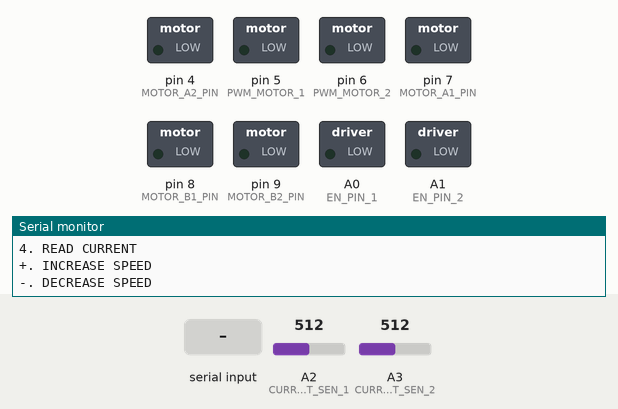
Simulated run of this sketch. Board: Arduino Uno, built with avr-gcc and run on an emulated ATmega328P. Shown: switched loads named in the sketch (green lamp = pin HIGH), the last lines printed to the serial monitor. Inputs (shaded band) come from the test bench; at power-on: A2 (CURRENT_SEN_1) = 512, A3 (CURRENT_SEN_2) = 512.

Above: at 1.2 s.
1.3 s: "1\n" received over Serial
At 2.3 s:
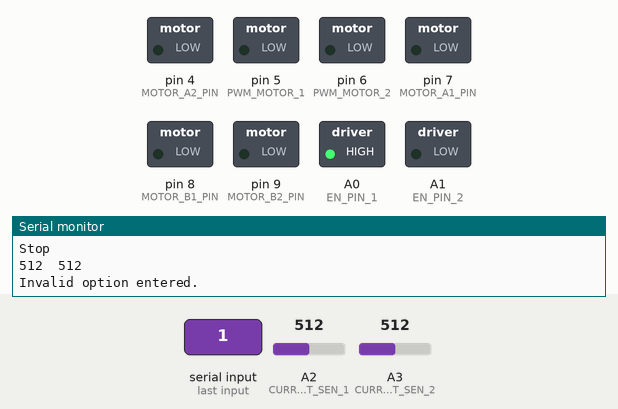
2.8 s: byte 50 ('2') received over Serial
At 3.4 s:
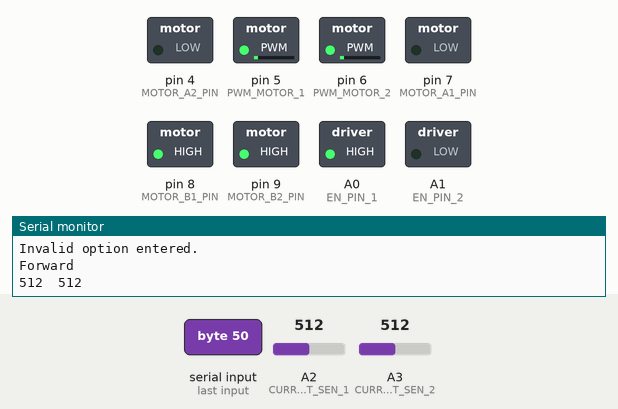
4.3 s: byte 51 ('3') received over Serial
At 5.5 s:
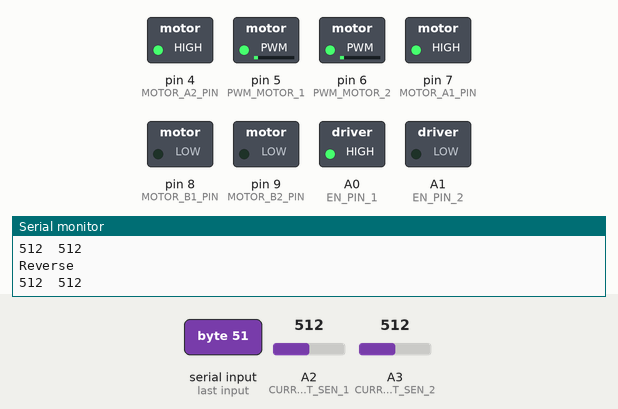
5.8 s: byte 43 ('+') received over Serial
At 6.9 s:
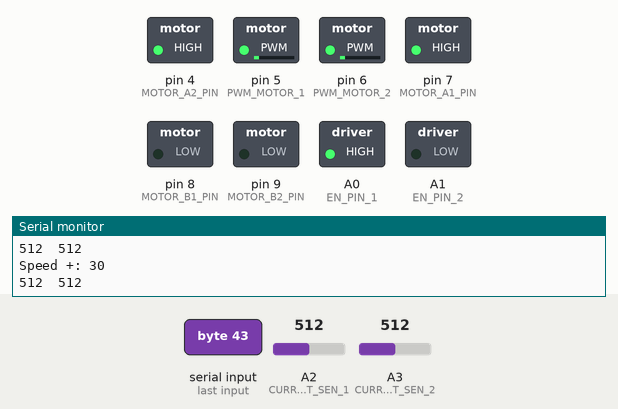
7.3 s: "+\n" received over Serial
At 8.0 s:
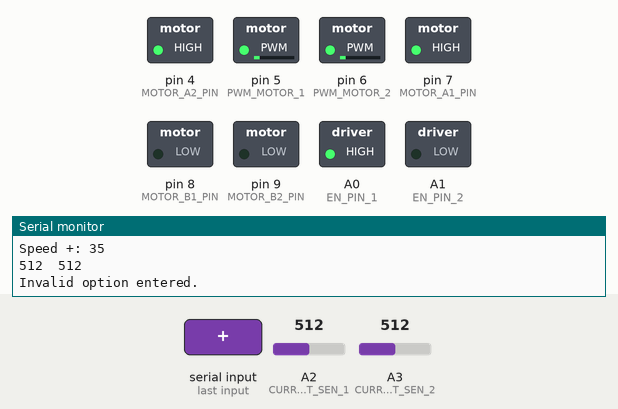
Timing chart, 0 to 9.8 s (numbered marks = the images above; inputs shaded):
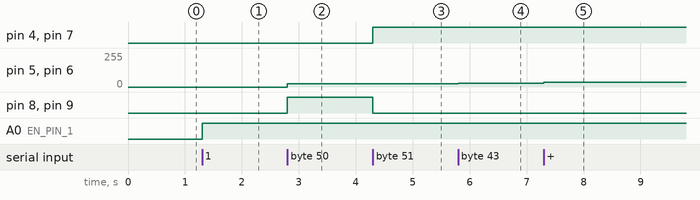

The sketch:

sparkfun_monster_moto_shield_1.ino
```cpp
/*
 * The shield that we are usign is the sparkfun monster moto shield
 * See the following link: https://www.sparkfun.com/products/10182
 * This sketch is taken from this website: http://www.instructables.com/id/Monster-Motor-Shield-VNH2SP30/
 */

#define BRAKE 0
#define CW    1
#define CCW   2
#define CS_THRESHOLD 15   // Definition of safety current (Check: "1.3 Monster Shield Example").

//MOTOR 1
#define MOTOR_1 0
#define EN_PIN_1 A0
#define MOTOR_A1_PIN 7
#define MOTOR_B1_PIN 8
#define PWM_MOTOR_1 5
#define CURRENT_SEN_1 A2

//MOTOR 2
#define MOTOR_2 1
#define EN_PIN_2 A1
#define MOTOR_A2_PIN 4
#define MOTOR_B2_PIN 9
#define PWM_MOTOR_2 6
#define CURRENT_SEN_2 A3

short usSpeed = 25;  //default motor speed
unsigned short usMotor_Status = BRAKE;

// SETUP /////////////////////////////////////////////////////////////////////
void setup()
{
  pinMode(MOTOR_A1_PIN, OUTPUT);
  pinMode(MOTOR_B1_PIN, OUTPUT);

  pinMode(MOTOR_A2_PIN, OUTPUT);
  pinMode(MOTOR_B2_PIN, OUTPUT);

  pinMode(PWM_MOTOR_1, OUTPUT);
  pinMode(PWM_MOTOR_2, OUTPUT);

  //pinMode(CURRENT_SEN_1, OUTPUT);
  //pinMode(CURRENT_SEN_2, OUTPUT);

  pinMode(EN_PIN_1, OUTPUT);
  pinMode(EN_PIN_2, OUTPUT);

  Serial.begin(9600);  // Initiates the serial to do the monitoring
  Serial.println("Begin motor control");
  Serial.println(); //Print function list for user selection
  Serial.println("Enter number for control option:");
  Serial.println("1. STOP");
  Serial.println("2. FORWARD");
  Serial.println("3. REVERSE");
  Serial.println("4. READ CURRENT");
  Serial.println("+. INCREASE SPEED");
  Serial.println("-. DECREASE SPEED");
  Serial.println();
}


// LOOP //////////////////////////////////////////////////////////////////////
void loop()
{
  char user_input;

  while( Serial.available() )
  {
    user_input = Serial.read(); // Read user input and trigger appropriate function
    digitalWrite(EN_PIN_1, HIGH);
    digitalWrite(EN_PIN_2, LOW);

    if (user_input =='1')
    {
       Stop();
       printCurrents();
    }
    else if(user_input =='2')
    {
      Forward();
      printCurrents();
    }
    else if(user_input =='3')
    {
      Reverse();
      printCurrents();
    }
    else if(user_input == '4')
    {
      printCurrents();
    }
    else if(user_input =='+')
    {
      IncreaseSpeed();
      printCurrents();
    }
    else if(user_input =='-')
    {
      DecreaseSpeed();
      printCurrents();
    }
    else
    {
      Serial.println("Invalid option entered.");
    }
  }
}


// CUSTOM FUNCTIONS //////////////////////////////////////////////////////////
void Stop()
{
  Serial.println("Stop");
  usMotor_Status = BRAKE;
  motorGo(MOTOR_1, usMotor_Status, 0);
  motorGo(MOTOR_2, usMotor_Status, 0);
}

void Forward()
{
  Serial.println("Forward");
  usMotor_Status = CW;
  motorGo(MOTOR_1, usMotor_Status, usSpeed);
  motorGo(MOTOR_2, usMotor_Status, usSpeed);
}

void Reverse()
{
  Serial.println("Reverse");
  usMotor_Status = CCW;
  motorGo(MOTOR_1, usMotor_Status, usSpeed);
  motorGo(MOTOR_2, usMotor_Status, usSpeed);
}

void IncreaseSpeed()
{
  usSpeed = usSpeed + 5;
  if(usSpeed > 255)
  {
    usSpeed = 255;
  }

  Serial.print("Speed +: ");
  Serial.println(usSpeed);

  motorGo(MOTOR_1, usMotor_Status, usSpeed);
  motorGo(MOTOR_2, usMotor_Status, usSpeed);
}

void DecreaseSpeed()
{
  usSpeed = usSpeed - 5;
  if(usSpeed < 0)
  {
    usSpeed = 0;
  }

  Serial.print("Speed -: ");
  Serial.println(usSpeed);

  motorGo(MOTOR_1, usMotor_Status, usSpeed);
  motorGo(MOTOR_2, usMotor_Status, usSpeed);
}

//Function that controls the variables: motor(0 or 1), direction (cw ou ccw) e pwm (enter between 0 and 255);
void motorGo(uint8_t motor, uint8_t direct, uint8_t pwm)
{
  if(motor == MOTOR_1)
  {
    if(direct == CW)
    {
      digitalWrite(MOTOR_A1_PIN, LOW);
      digitalWrite(MOTOR_B1_PIN, HIGH);
    }
    else if(direct == CCW)
    {
      digitalWrite(MOTOR_A1_PIN, HIGH);
      digitalWrite(MOTOR_B1_PIN, LOW);
    }
    else
    {
      digitalWrite(MOTOR_A1_PIN, LOW);
      digitalWrite(MOTOR_B1_PIN, LOW);
    }
    analogWrite(PWM_MOTOR_1, pwm);
  }
  else if(motor == MOTOR_2)
  {
    if(direct == CW)
    {
      digitalWrite(MOTOR_A2_PIN, LOW);
      digitalWrite(MOTOR_B2_PIN, HIGH);
    }
    else if(direct == CCW)
    {
      digitalWrite(MOTOR_A2_PIN, HIGH);
      digitalWrite(MOTOR_B2_PIN, LOW);
    }
    else
    {
      digitalWrite(MOTOR_A2_PIN, LOW);
      digitalWrite(MOTOR_B2_PIN, LOW);
    }
    analogWrite(PWM_MOTOR_2, pwm);
  }
}

void printCurrents()
{
  int v1 = analogRead(CURRENT_SEN_1);
  int v2 = analogRead(CURRENT_SEN_2);
  Serial.print( v1 ); Serial.print("\t");
  Serial.print( v2 ); Serial.print("\n");
}
```

Measured:
- after the input at 1.3 s, A0 (EN_PIN_1): LOW → HIGH at once
- after the input at 2.8 s, pin 5 (PWM_MOTOR_1), pin 6 (PWM_MOTOR_2): 0/255 → 25/255 at once; pin 8 (MOTOR_B1_PIN), pin 9 (MOTOR_B2_PIN): LOW → HIGH at once
- after the input at 4.3 s, pin 4 (MOTOR_A2_PIN), pin 7 (MOTOR_A1_PIN): LOW → HIGH at once; pin 8 (MOTOR_B1_PIN), pin 9 (MOTOR_B2_PIN): HIGH → LOW at once
- after the input at 5.8 s, pin 5 (PWM_MOTOR_1), pin 6 (PWM_MOTOR_2): 25/255 → 30/255 at once
- after the input at 7.3 s, pin 5 (PWM_MOTOR_1), pin 6 (PWM_MOTOR_2): 30/255 → 35/255 at once
